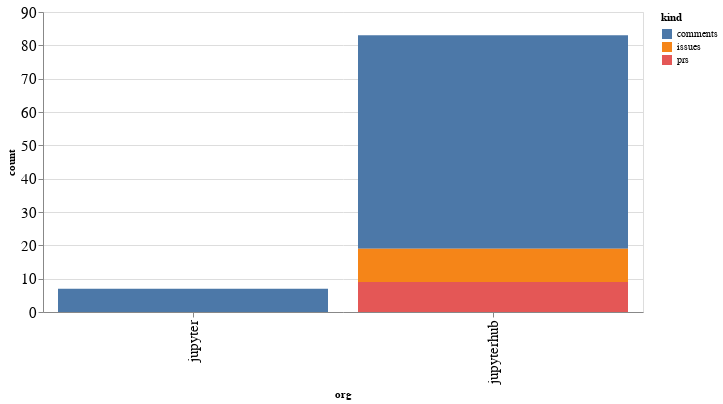

The notebook cell saved with this chart:
### Code cell
alt.Chart(org_summaries, width=600).mark_bar().encode(
    x='org',
    y='count',
    color='kind',
    tooltip="org"
)

### Figure 1 — Vega-Lite specification as saved in the notebook (floating-point values rounded to 4 significant figures)
{"config": {"axisLeft": {"labelFontSize": 15}, "axisBottom": {"labelFontSize": 15}}, "data": {"name": "data-fd9a27426514c07024eadb5e700f8429"}, "mark": "bar", "encoding": {"color": {"type": "nominal", "field": "kind"}, "tooltip": {"type": "nominal", "field": "org"}, "x": {"type": "nominal", "field": "org"}, "y": {"type": "quantitative", "field": "count"}}, "width": 600, "$schema": "https://vega.github.io/schema/vega-lite/v4.8.1.json", "datasets": {"data-fd9a27426514c07024eadb5e700f8429": [{"org": "jupyter", "kind": "comments", "count": 7}, {"org": "jupyterhub", "kind": "comments", "count": 64}, {"org": "jupyterhub", "kind": "issues", "count": 10}, {"org": "jupyterhub", "kind": "prs", "count": 9}]}}
